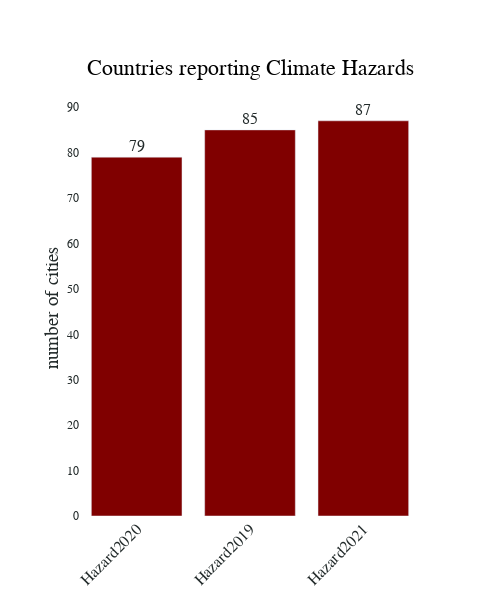

The notebook cell saved with this chart:
### Code cell
#Visualize How many countries reported hazard in 2019, 2020 and 2021


count_dicts = {
    'Hazard2019' : (Hazards2019['Country'].unique().size),
    'Hazard2020' : (Hazards2020['Country'].unique().size),
    'Hazard2021' : (Hazards2021['Country'].unique().size),
    
} 
plot_chart(count_dicts,'Countries reporting Climate Hazards','maroon','number of cities')

### Figure 1 — Plotly figure (JSON) as saved in the notebook; plotly's stock layout.template omitted (floating-point values rounded to 4 significant figures)
{"data": [{"marker": {"color": "maroon"}, "text": [85, 79, 87], "textposition": "outside", "type": "bar", "x": ["Hazard2019", "Hazard2020", "Hazard2021"], "y": [85, 79, 87]}], "layout": {"autosize": false, "font": {"color": "#222A2A", "family": "Arial", "size": 16}, "height": 600, "plot_bgcolor": "White", "title": {"font": {"color": "black"}, "text": "Countries reporting Climate Hazards", "x": 0.5, "xanchor": "center", "y": 0.9, "yanchor": "top"}, "width": 500, "xaxis": {"categoryorder": "total ascending", "tickangle": -45, "tickfont": {"size": 16}}, "yaxis": {"categoryorder": "total ascending", "showline": false, "showticklabels": true, "tickfont": {"size": 12}, "title": {"standoff": 3, "text": "number of cities"}, "zeroline": false}}}
